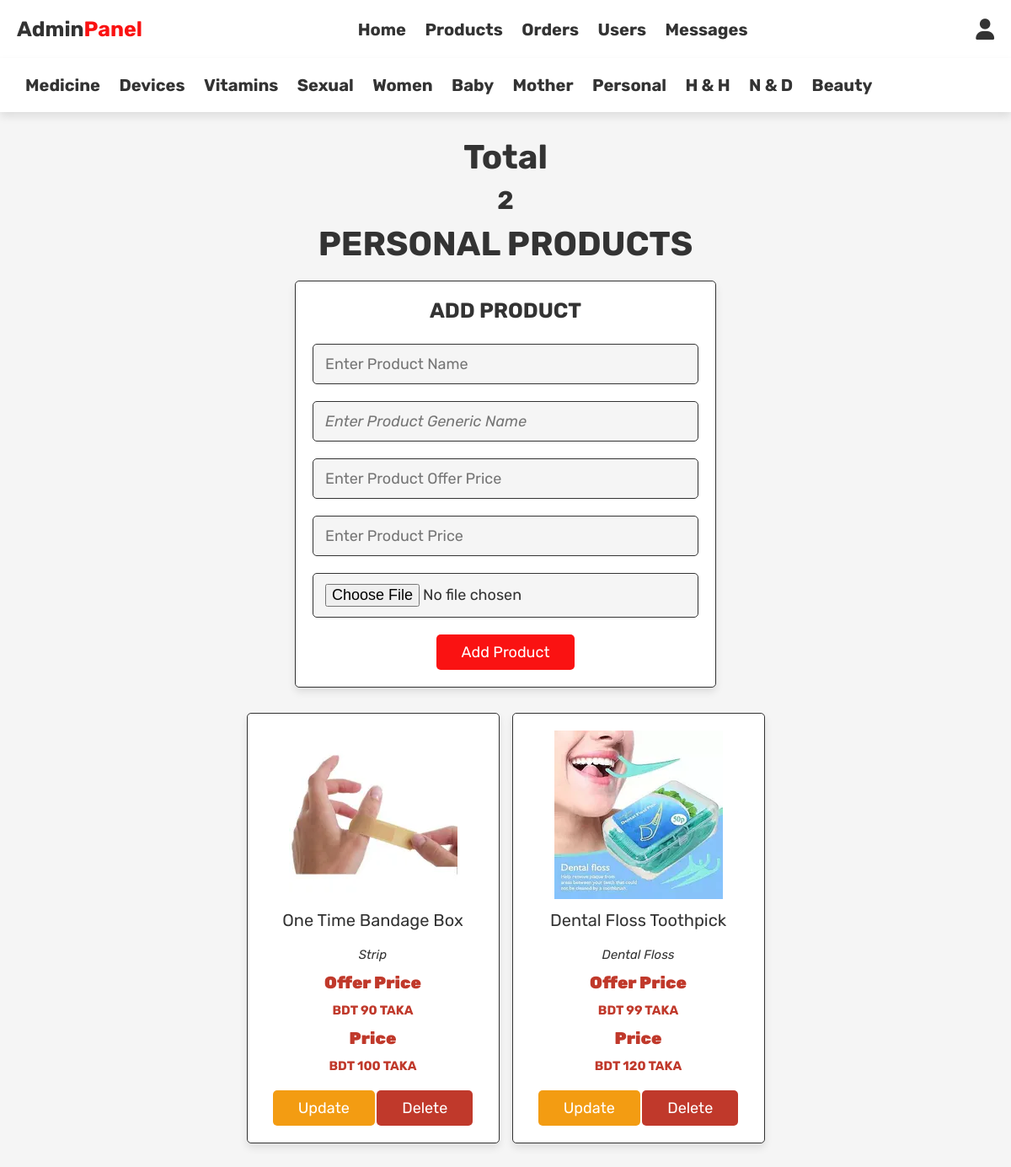
Screenshot of /admin_personal.php (signed in) with the database file from the repository.
### tables this page shows
CREATE TABLE `personal` (
  `id` int(100) NOT NULL,
  `name` varchar(100) NOT NULL,
  `gname` varchar(100) NOT NULL,
  `oprice` int(100) NOT NULL,
  `price` int(100) NOT NULL,
  `image` varchar(100) NOT NULL
);

### admin_personal.php (the view, shortened to what this page needs)
<?php
include 'config.php';
?>
<!DOCTYPE html>
<html lang="en">
<head>
   <link rel="stylesheet" href="https://cdnjs.cloudflare.com/ajax/libs/font-awesome/6.0.0/css/all.min.css">
   <link rel="stylesheet" href="css/admin_style.css">
</head>
<body>
<?php include 'admin_header.php'; ?>
<?php include 'admin_header1.php'; ?>
<section class="add-products">
      <div style="text-align:center;">
         <?php
            $select_personal = mysqli_query($conn, "SELECT * FROM `personal`") or die('query failed');
            $number_of_products = mysqli_num_rows($select_personal);
         ?>
         <p style="font-size: 40px; font-weight: bolder; padding-bottom: 10px; color: #333;">Total</p>
         <h1 style="font-size: 30px; padding-bottom: 10px; color: #333;"><?php echo $number_of_products; ?></h1>
      </div>
   <h1 class="title">personal products</h1>
   <form action="" method="post" enctype="multipart/form-data">
      <h3>add product</h3>
      <input type="text" name="name" class="box" placeholder="Enter Product Name" required>
      <input type="text" name="gname" class="box" placeholder="Enter Product Generic Name" style="font-style: italic;">
      <input type="number" min="0" name="oprice" class="box" placeholder="Enter Product Offer Price" required>
      <input type="number" min="0" name="price" class="box" placeholder="Enter Product Price" required>
      <input type="file" name="image" accept="image/jpg, image/jpeg, image/png" class="box" required>
      <input type="submit" value="add product" name="add_product" class="btn">
   </form>
</section>
<section class="show-products">
   <div class="box-container">
      <?php
         $select_personal = mysqli_query($conn, "SELECT * FROM `personal`") or die('query failed');
         if(mysqli_num_rows($select_personal) > 0){
            while($fetch_personal = mysqli_fetch_assoc($select_personal)){
      ?>
      <div class="box">
         <img src="uploaded_img/<?php echo $fetch_personal['image']; ?>" alt="">
         <div class="name"><?php echo $fetch_personal['name']; ?></div>
         <div class="name" style="font-style: italic; font-size:15px; "><?php echo $fetch_personal['gname']; ?></div>
         <div class="price" style=" padding: 0.2rem 0; "><p style=" font-size: 2rem; font-weight: bolder;">Offer Price</p></div>
         <div class="price">BDT <?php echo $fetch_personal['oprice']; ?> TAKA</div>
         <div class="price" style=" padding: 0.2rem 0; "><p style=" font-size: 2rem; font-weight: bolder;">Price</p></div>
         <div class="price">BDT <?php echo $fetch_personal['price']; ?> TAKA</div>
         <a href="admin_personal.php?update=<?php echo $fetch_personal['id']; ?>" class="option-btn">update</a>
         <a href="admin_personal.php?delete=<?php echo $fetch_personal['id']; ?>" class="delete-btn" onclick="return confirm('delete this product?');">delete</a>
      </div>
      <?php
         }
      }else{
         echo '<p class="empty">No products added yet!</p>';
      }
      ?>
   </div>
</section>
</body>
</html>

### css/admin_style.css (style rules this page uses)
:root { --purple:#fa1212; --red:#c0392b; --orange:#f39c12; --black:#333; --white:#fff; --light-color:#666; --light-white:#ccc; --light-bg:#f5f5f5; --border:.1rem solid var(--black); --box-shadow:0 .5rem 1rem rgba(0,0,0,.1); }
* { font-family: 'Rubik', sans-serif; margin:0; padding:0; box-sizing: border-box; outline: none; border:none; text-decoration: none; transition:all .2s linear; }
html { font-size: 62.5%; overflow-x: hidden; }
body { background-color: var(--light-bg); }
section { padding:3rem 2rem; }
.title { text-align: center; margin-bottom: 2rem; text-transform: uppercase; color:var(--black); font-size: 4rem; }
.btn, .option-btn, .delete-btn, .white-btn { display: inline-block; margin-top: 1rem; padding:1rem 3rem; cursor: pointer; color:var(--white); font-size: 1.8rem; border-radius: .5rem; text-transform: capitalize; }
.white-btn, .btn { background-color: var(--purple); }
.option-btn { background-color: var(--orange); }
.delete-btn { background-color: var(--red); }
.add-products form { background-color: var(--white); border-radius: .5rem; padding:2rem; text-align: center; box-shadow: var(--box-shadow); border:var(--border); max-width: 50rem; margin:0 auto; }
.add-products form h3 { font-size: 2.5rem; text-transform: uppercase; color:var(--black); margin-bottom: 1.5rem; }
.add-products form .box { width: 100%; background-color: var(--light-bg); border-radius: .5rem; margin:1rem 0; padding:1.2rem 1.4rem; color:var(--black); font-size: 1.8rem; border:var(--border); }
.show-products .box-container { display: grid; grid-template-columns: repeat(auto-fit, 30rem); justify-content: center; gap:1.5rem; max-width: 1200px; margin:0 auto; align-items: flex-start; }
.show-products { padding-top: 0; }
.show-products .box-container .box { text-align: center; padding:2rem; border-radius: .5rem; border:var(--border); box-shadow: var(--box-shadow); background-color: var(--white); }
.show-products .box-container .box img { height: auto; width: auto; }
.show-products .box-container .box .name { padding:1rem 0; font-size: 2rem; color:var(--black); }
.show-products .box-container .box .price { padding:1rem 0; font-size: 1.5rem; font-weight: bold; color:var(--red); }

### rows the page displays
personal: image (picture), name "One Time Bandage Box", gname "Strip", oprice "90", price "100"
personal: image (picture), name "Dental Floss Toothpick", gname "Dental Floss", oprice "99", price "120"

### other values shown
$number_of_products "2"
